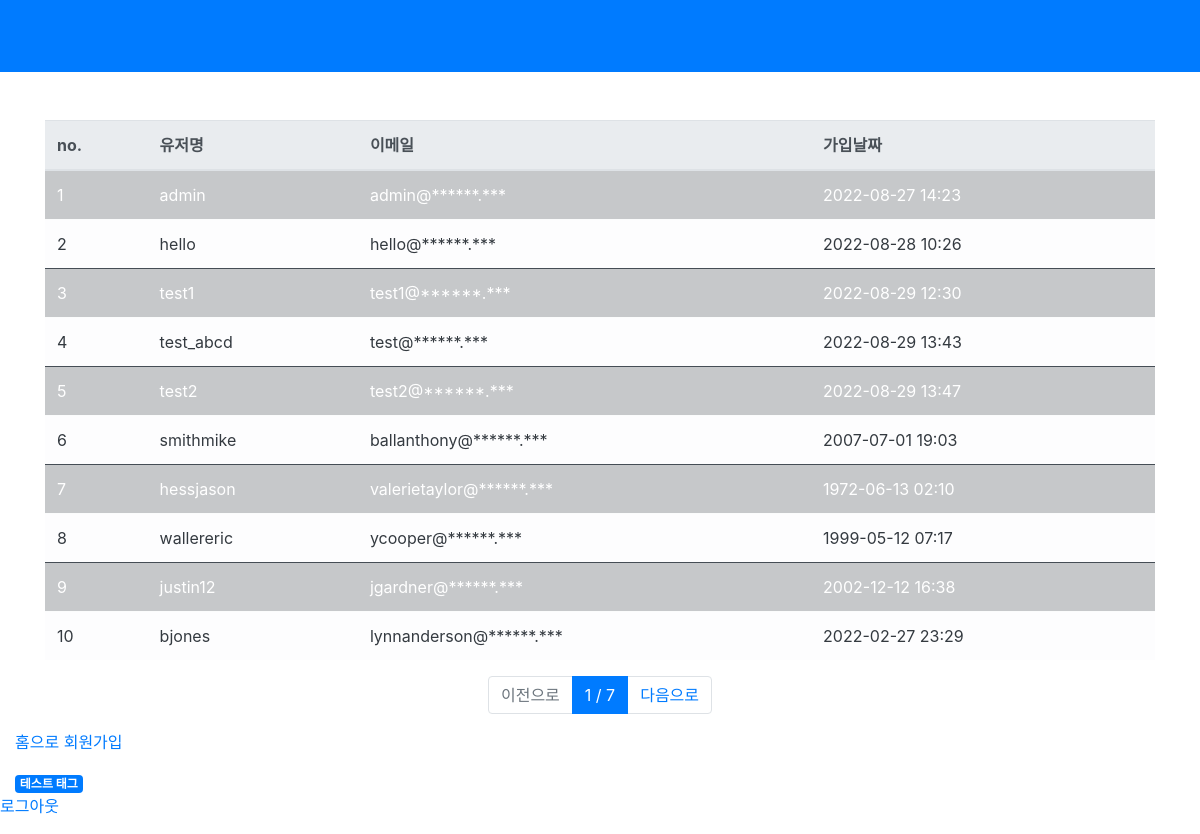
The page /users/ (signed in) on the database its author committed.
### user/models.py (models this page shows, shortened)
class User(AbstractUser):
    register_date = models.DateTimeField(auto_now_add=True, verbose_name="등록날짜")
    class Meta:
        verbose_name = "사용자"
        verbose_name_plural = "사용자"

### user/views.py (the view)
# urls.py: path("users/", user_list_view, name="user_list"),
@login_required
def user_list_view(request):
    page = int(request.GET.get("page", 1))
    users = User.objects.all().order_by("id")
    paginator = Paginator(users, 10)
    users = paginator.get_page(page)
    return render(request, "users.html", {"users": users})

### user/templatetags/custom_tags.py (called while the page is built)
@register.filter(name="email_ma")
def email_masker(value):
    email_split = value.split("@")
    return f"{email_split[0]}@******.***"

@register.simple_tag(name="test_tags", takes_context=True)
def test_tags(context):
    tag_html = "<span class='badge badge-primary'>테스트 태그</span>"
    return mark_safe(tag_html)

### templates/users.html (shortened to what this page needs)
{% extends "base.html" %}
{% load custom_tags %}
{% block content %}
<div class="container">
<div class="row mt-5">
  <div class="col-12">
    <table class="table table-light">
      <thead class="thead-light">
        <tr>
          <th scope="col">no.</th>
          <th scope="col">유저명</th>
          <th scope="col">이메일</th>
          <th scope="col">가입날짜</th>
        </tr>
      </thead>
      <tbody class="text-dark">
        {% for user in users %}
        <tr class={% cycle "table-dark" "" %}>
          <td scope="row">{{ user.id }}</td>
          <td>{{ user.username }}</td>
          <td>{{ user.email|email_ma}}</td>
          <td>{{ user.register_date|date:'Y-m-d H:i' }}</td>
        </tr>
        {% endfor %}
      </tbody>
    </table>
  </div>
</div>
</div>
<nav>
  <ul class="pagination justify-content-center">
    {% if users.has_previous %}
    <li class="page-item">
      <a class="page-link" href="?page={{ users.previous_page_number }}">이전으로</a>
    </li>
    {% else %}
    <li class="page-item disabled">
      <a class="page-link" href="#">이전으로</a>
    </li>
    {% endif %}
    <li class="page-item active">
      <a class="page-link" href="?page={{users.number|add:1 }}">{{ users.number }} / {{ users.paginator.num_pages }}</a>
    </li>
    {% if users.has_next %}
    <li class="page-item">
      <a class="page-link" href="?page={{ users.next_page_number }}">다음으로</a>
    {% else %}
    <li class="page-item disabled">
      <a class="page-link disabled" href="#">다음으로</a>
    {% endif %}
    </li>
  </ul>
</nav>
<p>
  <a href="{% url 'index' %}">홈으로</a>
  <a href="{% url 'register' %}">회원가입</a>
</p>
{% test_tags %}
{% endblock %}

### templates/base.html (shortened to what this page needs)
<!DOCTYPE html>
<html lang="en">
  <head>
    <link rel="stylesheet" href="https://cdn.jsdelivr.net/npm/bootstrap@4.6.2/dist/css/bootstrap.min.css">
  </head>
  <body>
    <div class="header bg-primary pb-6">
      <div class="container-fluid">
        <div class="header-body">
          <div class="row align-items-center py-4">
            <div class="col-lg-6 col-7">
            </div>
          </div>
        </div>
      </div>
    </div>
    <div class="container-fluid mt--6">
      {% block content %}
      {% endblock %}
    </div>
    {% if user.is_authenticated %}
    <p>
      <a href="{% url 'logout' %}">로그아웃</a>
    </p>
    {% else %}
    <p>
      <a href="{% url 'register' %}">회원가입</a><br/>
      <a href="{% url 'login' %}">로그인</a>
    </p>
    {% endif %}
  </body>
</html>

### rows shown on the page
User: id "1", username "admin", email|email_ma "admin@******.***", register_date "2022-08-27 14:23"
User: id "2", username "hello", email|email_ma "hello@******.***", register_date "2022-08-28 10:26"
User: id "3", username "test1", email|email_ma "test1@******.***", register_date "2022-08-29 12:30"
User: id "4", username "test_abcd", email|email_ma "test@******.***", register_date "2022-08-29 13:43"
User: id "5", username "test2", email|email_ma "test2@******.***", register_date "2022-08-29 13:47"
User: id "6", username "smithmike", email|email_ma "ballanthony@******.***", register_date "2007-07-01 19:03"
User: id "7", username "hessjason", email|email_ma "valerietaylor@******.***", register_date "1972-06-13 02:10"
User: id "8", username "wallereric", email|email_ma "ycooper@******.***", register_date "1999-05-12 07:17"
User: id "9", username "justin12", email|email_ma "jgardner@******.***", register_date "2002-12-12 16:38"
User: id "10", username "bjones", email|email_ma "lynnanderson@******.***", register_date "2022-02-27 23:29"

### other values the page prints
{{ users.number }} "1"
{{ users.paginator.num_pages }} "7"
